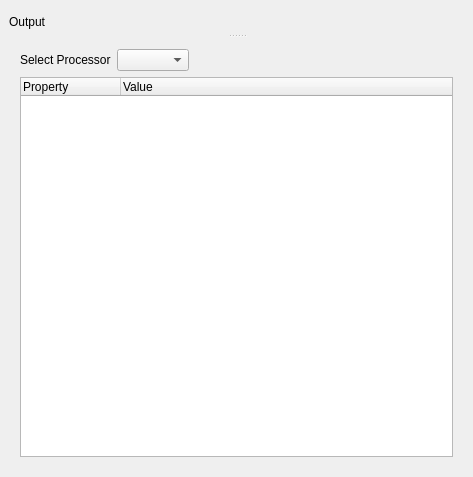
<?xml version="1.0" encoding="UTF-8"?>
<ui version="4.0">
 <class>OutputWindow</class>
 <widget class="QWidget" name="OutputWindow">
  <property name="geometry">
   <rect>
    <x>0</x>
    <y>0</y>
    <width>473</width>
    <height>477</height>
   </rect>
  </property>
  <property name="windowTitle">
   <string>OutputWindow</string>
  </property>
  <layout class="QVBoxLayout" name="verticalLayout_2">
   <property name="spacing">
    <number>6</number>
   </property>
   <property name="margin">
    <number>9</number>
   </property>
   <item>
    <widget class="QSplitter" name="splitter">
     <property name="orientation">
      <enum>Qt::Vertical</enum>
     </property>
     <widget class="QLabel" name="outputLabel">
      <property name="text">
       <string>Output</string>
      </property>
     </widget>
     <widget class="QWidget" name="">
      <layout class="QVBoxLayout" name="verticalLayout">
       <item>
        <layout class="QHBoxLayout" name="horizontalLayout">
         <item>
          <widget class="QLabel" name="label">
           <property name="text">
            <string>Select Processor</string>
           </property>
          </widget>
         </item>
         <item>
          <widget class="QComboBox" name="comboBox"/>
         </item>
         <item>
          <spacer name="horizontalSpacer">
           <property name="orientation">
            <enum>Qt::Horizontal</enum>
           </property>
           <property name="sizeHint" stdset="0">
            <size>
             <width>40</width>
             <height>20</height>
            </size>
           </property>
          </spacer>
         </item>
        </layout>
       </item>
       <item>
        <widget class="QTreeWidget" name="treeWidget">
         <column>
          <property name="text">
           <string>Property</string>
          </property>
         </column>
         <column>
          <property name="text">
           <string>Value</string>
          </property>
         </column>
        </widget>
       </item>
      </layout>
     </widget>
    </widget>
   </item>
  </layout>
 </widget>
 <layoutdefault spacing="6" margin="11"/>
 <resources/>
 <connections/>
</ui>
